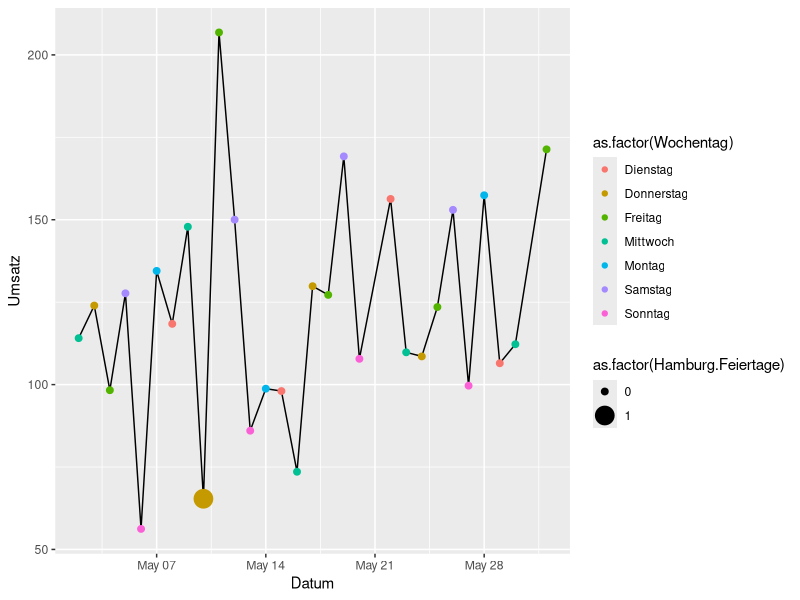

Recreate this plot in R. (Note: this script raises an error after producing the figure.)
## ---- chunk 1
library(ggplot2)
library(readr)

full_Dataset <- read_csv("full_Dataset.csv", show_col_types = FALSE)
full_Dataset <- subset(full_Dataset, Datum <= "2019-06-08")
## ---- chunk 2
# Load dataset from github
full_Dataset$Datum <- as.Date(full_Dataset$Datum)

Brot <- subset(full_Dataset, Warenname == "Brot")


# Plot
ggplot(subset(Brot, Datum >= "2018-05-01" & Datum <= "2018-06-01"), aes(x=Datum, y=Umsatz)) +
  geom_line()+
  geom_point(aes(color = as.factor(Wochentag), size = as.factor(Hamburg.Feiertage)))
## ---- chunk 3
#"Brot", "Brötchen", "Crossaint", "Konditorei", "Kuchen", "Saisonbrot")
Brot <- subset(full_Dataset, Warenname == "Brot")
Brötchen <- subset(full_Dataset, Warenname == "Brötchen")
Crossaint <- subset(full_Dataset, Warenname == "Crossaint")
Konditorei <- subset(full_Dataset, Warenname == "Konditorei")
Kuchen <- subset(full_Dataset, Warenname == "Kuchen")

Warensplit <- list(Brot, Brötchen, Crossaint, Konditorei, Kuchen)

for (Ware in Warensplit)
  SD <- sd(na.omit(Ware$Umsatz), na.rm = TRUE)
  MEAN <- mean(na.omit(Ware$Umsatz))
  full_Dataset <- full_Dataset[!(full_Dataset$Warenname == Ware$Warenname[1]) & (full_Dataset$Umsatz > MEAN+3*SD)]
  full_Dataset <- full_Dataset[!(full_Dataset$Warenname == Ware$Warenname[1]) & (full_Dataset$Umsatz > MEAN-3*SD)]

